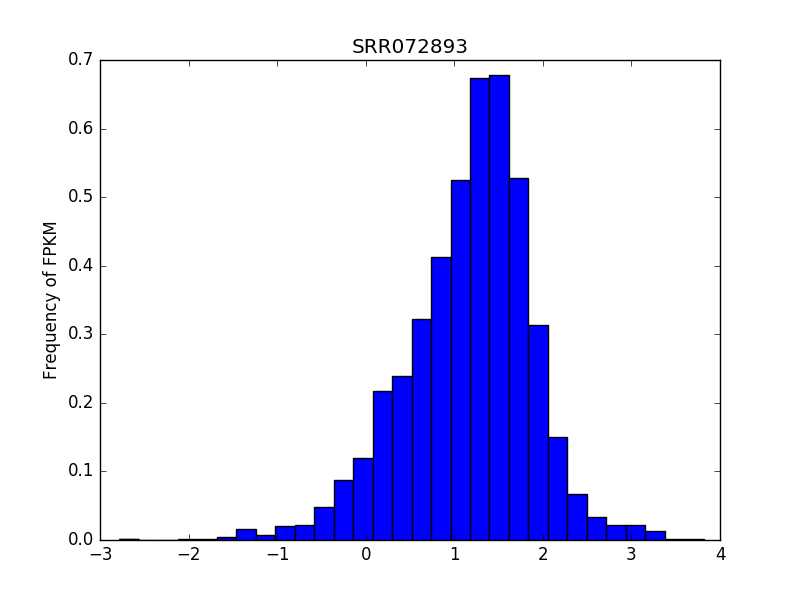

The script that saved this image:
#!/usr/bin/env python

import sys
import pandas as pd
import matplotlib.pyplot as plt
import numpy as np

"""
Create a histogram of the FPKM values for SRR072893. - filter out 0 values; log the values
./q2histogram.py ~/data/results/stringtie/SRR072893
"""

df = pd.read_table(sys.argv[1])
# hist_roi= hist_data["FPKM"]== "FPKM"
fpkm_1 = df["FPKM"] > 0
filteredfpkm = df[fpkm_1]["FPKM"]
log_fpkm = np.log10(filteredfpkm)

      

# plot

plt.figure()                  # Open blank canvas
plt.hist(log_fpkm)                   # Generate a histogram of the data, with default settings

plt.close()                   # Close the canvas

minimum = np.min(log_fpkm)           # Grab the minimum...
maximum = np.max(log_fpkm)           # ...and maximum value to set the range

plt.figure()                       # Open blank canvas
plt.title("SRR072893") # Add a title to the top
     # Iterate through indices corresponding to the species labels
plt.hist(log_fpkm,                    # ... plot a histogram of
    bins=int(sys.argv[2]),                   # ... ... Use thirty bars
    range=[minimum,maximum],   # ... ... ranging from the minimum to the maximum
    normed=True,               # ... ... Normalize the bars to frequencies instead of counts
    )                          
# plt.legend(loc="upper right")      # Add a legend of with the species labels, to the upper right of the plot.
plt.ylabel("Frequency of FPKM")            # Label the y-axis
# plt.xlabel(labels[0])              # Label the x-axis with the name of the feature we used
plt.savefig("q2histogram.png") 
plt.close()    

   